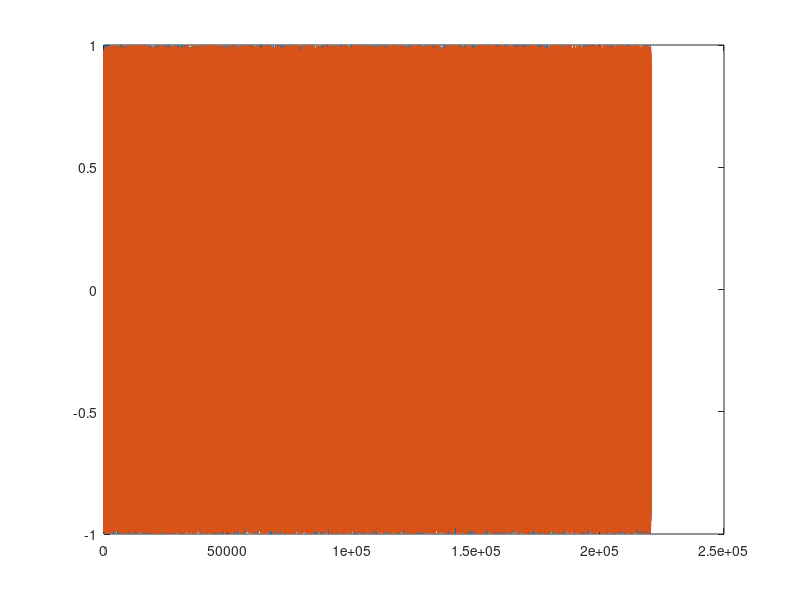

MATLAB code to generate this figure:
clc
clear
close all

Fs = 44100; % Sample Rate
frequency = 500; % Hz
duration = 5; % Seconds
name = 'noise'; %strcat('Left_Sine_', num2str(duration), 's_', num2str(frequency), 'Hz_', 'Right_Empty');

t = 0:1 / Fs:duration - 1 / Fs;
w = 2 * pi * frequency;
size = length(t);

wave = sin(w*t);

% out = zeros(size, 2);

out = rand(size, 2) * 2 - 1;

% for i = 1:size / 2
%     out(i, 1) = wave(i);
%     out(i+size/2, 2) = wave(i+size/2);
%     if rem(i, Fs) == 0
%         out(i, 2) = 1;
%     end
%     if rem(i+size/2, Fs) == 0
%         out(i+size/2, 1) = 1;
%     end
% end

% out(size/2, 2) = 1;

plot(out);
% xlim([20e3, 20e3 + 1024]);

audiowrite(strcat(name, '.wav'), out, Fs, 'BitsPerSample', 16)
% sound(out, Fs)
